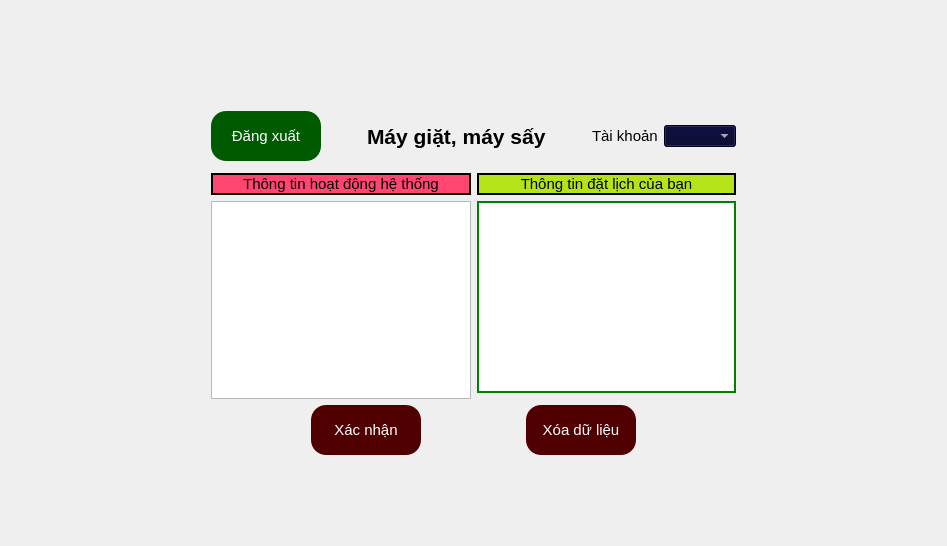
      <widget class="QWidget" name="trang_chinh">
       <layout class="QGridLayout" name="gridLayout_6">
        <item row="0" column="0">
         <layout class="QVBoxLayout" name="verticalLayout_20">
          <item>
           <spacer name="verticalSpacer_9">
            <property name="orientation">
             <enum>Qt::Vertical</enum>
            </property>
            <property name="sizeType">
             <enum>QSizePolicy::Minimum</enum>
            </property>
            <property name="sizeHint" stdset="0">
             <size>
              <width>20</width>
              <height>100</height>
             </size>
            </property>
           </spacer>
          </item>
          <item>
           <layout class="QHBoxLayout" name="horizontalLayout_19">
            <item>
             <spacer name="horizontalSpacer_13">
              <property name="orientation">
               <enum>Qt::Horizontal</enum>
              </property>
              <property name="sizeType">
               <enum>QSizePolicy::Fixed</enum>
              </property>
              <property name="sizeHint" stdset="0">
               <size>
                <width>200</width>
                <height>20</height>
               </size>
              </property>
             </spacer>
            </item>
            <item>
             <layout class="QVBoxLayout" name="verticalLayout_17">
              <item>
               <layout class="QVBoxLayout" name="verticalLayout_16">
                <item>
                 <layout class="QHBoxLayout" name="horizontalLayout_14">
                  <item>
                   <widget class="QPushButton" name="btn_dx_user">
                    <property name="minimumSize">
                     <size>
                      <width>110</width>
                      <height>50</height>
                     </size>
                    </property>
                    <property name="maximumSize">
                     <size>
                      <width>110</width>
                      <height>50</height>
                     </size>
                    </property>
                    <property name="font">
                     <font>
                      <pointsize>11</pointsize>
                     </font>
                    </property>
                    <property name="styleSheet">
                     <string notr="true">QPushButton {
    background-color: rgb(0, 90, 0);
    color: rgb(255, 255, 255);
    border-radius: 15px;
}

QPushButton:hover {
    background-color: green;
}
</string>
                    </property>
                    <property name="text">
                     <string>Đăng xuất</string>
                    </property>
                   </widget>
                  </item>
                  <item>
                   <spacer name="horizontalSpacer_10">
                    <property name="orientation">
                     <enum>Qt::Horizontal</enum>
                    </property>
                    <property name="sizeHint" stdset="0">
                     <size>
                      <width>40</width>
                      <height>20</height>
                     </size>
                    </property>
                   </spacer>
                  </item>
                  <item>
                   <widget class="QLabel" name="label_12">
                    <property name="font">
                     <font>
                      <family>Tahoma</family>
                      <pointsize>16</pointsize>
                      <weight>75</weight>
                      <bold>true</bold>
                     </font>
                    </property>
                    <property name="text">
                     <string>Máy giặt, máy sấy</string>
                    </property>
                   </widget>
                  </item>
                  <item>
                   <spacer name="horizontalSpacer_12">
                    <property name="orientation">
                     <enum>Qt::Horizontal</enum>
                    </property>
                    <property name="sizeHint" stdset="0">
                     <size>
                      <width>40</width>
                      <height>20</height>
                     </size>
                    </property>
                   </spacer>
                  </item>
                  <item>
                   <widget class="QLabel" name="lb_tk_dn">
                    <property name="font">
                     <font>
                      <pointsize>11</pointsize>
                     </font>
                    </property>
                    <property name="text">
                     <string>Tài khoản</string>
                    </property>
                   </widget>
                  </item>
                  <item>
                   <widget class="QComboBox" name="combo_option_tk">
                    <property name="styleSheet">
                     <string notr="true">background-color: rgb(0, 0, 42);
color: rgb(255, 255, 255);</string>
                    </property>
                   </widget>
                  </item>
                 </layout>
                </item>
                <item>
                 <layout class="QVBoxLayout" name="verticalLayout_10">
                  <item>
                   <widget class="QFrame" name="fram_thiet_bi">
                    <property name="frameShape">
                     <enum>QFrame::StyledPanel</enum>
                    </property>
                    <property name="frameShadow">
                     <enum>QFrame::Raised</enum>
                    </property>
                   </widget>
                  </item>
                  <item>
                   <layout class="QHBoxLayout" name="horizontalLayout_7">
                    <item>
                     <layout class="QVBoxLayout" name="verticalLayout_8">
                      <item>
                       <widget class="QLabel" name="lb_tk_tt_2">
                        <property name="font">
                         <font>
                          <pointsize>11</pointsize>
                         </font>
                        </property>
                        <property name="styleSheet">
                         <string notr="true">background-color: rgb(255, 69, 112);
border: 2px solid black;
</string>
                        </property>
                        <property name="text">
                         <string>Thông tin hoạt động hệ thống</string>
                        </property>
                        <property name="alignment">
                         <set>Qt::AlignCenter</set>
                        </property>
                       </widget>
                      </item>
                      <item>
                       <widget class="QTableWidget" name="tableWidget"/>
                      </item>
                     </layout>
                    </item>
                    <item>
                     <layout class="QVBoxLayout" name="verticalLayout_9">
                      <item>
                       <widget class="QLabel" name="lb_tk_tt_3">
                        <property name="font">
                         <font>
                          <pointsize>11</pointsize>
                         </font>
                        </property>
                        <property name="styleSheet">
                         <string notr="true">background-color: rgb(180, 227, 25);
border: 2px solid black;
</string>
                        </property>
                        <property name="text">
                         <string>Thông tin đặt lịch của bạn</string>
                        </property>
                        <property name="alignment">
                         <set>Qt::AlignCenter</set>
                        </property>
                       </widget>
                      </item>
                      <item>
                       <widget class="QTableWidget" name="tb_dat_lich">
                        <property name="font">
                         <font>
                          <pointsize>11</pointsize>
                         </font>
                        </property>
                        <property name="styleSheet">
                         <string notr="true">border: 2px solid green;</string>
                        </property>
                       </widget>
                      </item>
                      <item>
                       <widget class="QFrame" name="frame_13">
                        <property name="frameShape">
                         <enum>QFrame::StyledPanel</enum>
                        </property>
                        <property name="frameShadow">
                         <enum>QFrame::Raised</enum>
                        </property>
                       </widget>
                      </item>
                     </layout>
                    </item>
                   </layout>
                  </item>
                 </layout>
                </item>
               </layout>
              </item>
              <item>
               <layout class="QHBoxLayout" name="horizontalLayout_18">
                <item>
                 <spacer name="horizontalSpacer_17">
                  <property name="orientation">
                   <enum>Qt::Horizontal</enum>
                  </property>
                  <property name="sizeHint" stdset="0">
                   <size>
                    <width>40</width>
                    <height>20</height>
                   </size>
                  </property>
                 </spacer>
                </item>
                <item>
                 <widget class="QPushButton" name="btn_xn_dat_lich">
                  <property name="minimumSize">
                   <size>
                    <width>110</width>
                    <height>50</height>
                   </size>
                  </property>
                  <property name="maximumSize">
                   <size>
                    <width>110</width>
                    <height>50</height>
                   </size>
                  </property>
                  <property name="font">
                   <font>
                    <pointsize>11</pointsize>
                   </font>
                  </property>
                  <property name="styleSheet">
                   <string notr="true">QPushButton {
    background-color: rgb(80, 0, 0);
    color: rgb(255, 255, 255);
    border-radius: 15px;
}

QPushButton:hover {
    background-color: gray;
}
</string>
                  </property>
                  <property name="text">
                   <string>Xác nhận</string>
                  </property>
                 </widget>
                </item>
                <item>
                 <spacer name="horizontalSpacer_18">
                  <property name="orientation">
                   <enum>Qt::Horizontal</enum>
                  </property>
                  <property name="sizeHint" stdset="0">
                   <size>
                    <width>40</width>
                    <height>20</height>
                   </size>
                  </property>
                 </spacer>
                </item>
                <item>
                 <widget class="QPushButton" name="btn_xoa_dong">
                  <property name="minimumSize">
                   <size>
                    <width>110</width>
                    <height>50</height>
                   </size>
                  </property>
                  <property name="maximumSize">
                   <size>
                    <width>110</width>
                    <height>50</height>
                   </size>
                  </property>
                  <property name="font">
                   <font>
                    <pointsize>11</pointsize>
                   </font>
                  </property>
                  <property name="styleSheet">
                   <string notr="true">QPushButton {
    background-color: rgb(80, 0, 0);
    color: rgb(255, 255, 255);
    border-radius: 15px;
}

QPushButton:hover {
    background-color: gray;
}
</string>
                  </property>
                  <property name="text">
                   <string>Xóa dữ liệu</string>
                  </property>
                 </widget>
                </item>
                <item>
                 <spacer name="horizontalSpacer_19">
                  <property name="orientation">
                   <enum>Qt::Horizontal</enum>
                  </property>
                  <property name="sizeHint" stdset="0">
                   <size>
                    <width>40</width>
                    <height>20</height>
                   </size>
                  </property>
                 </spacer>
                </item>
               </layout>
              </item>
             </layout>
            </item>
            <item>
             <spacer name="horizontalSpacer_14">
              <property name="orientation">
               <enum>Qt::Horizontal</enum>
              </property>
              <property name="sizeType">
               <enum>QSizePolicy::Fixed</enum>
              </property>
              <property name="sizeHint" stdset="0">
               <size>
                <width>200</width>
                <height>20</height>
               </size>
              </property>
             </spacer>
            </item>
           </layout>
          </item>
          <item>
           <spacer name="verticalSpacer_10">
            <property name="orientation">
             <enum>Qt::Vertical</enum>
            </property>
            <property name="sizeType">
             <enum>QSizePolicy::Expanding</enum>
            </property>
            <property name="sizeHint" stdset="0">
             <size>
              <width>20</width>
              <height>80</height>
             </size>
            </property>
           </spacer>
          </item>
         </layout>
        </item>
       </layout>
      </widget>
